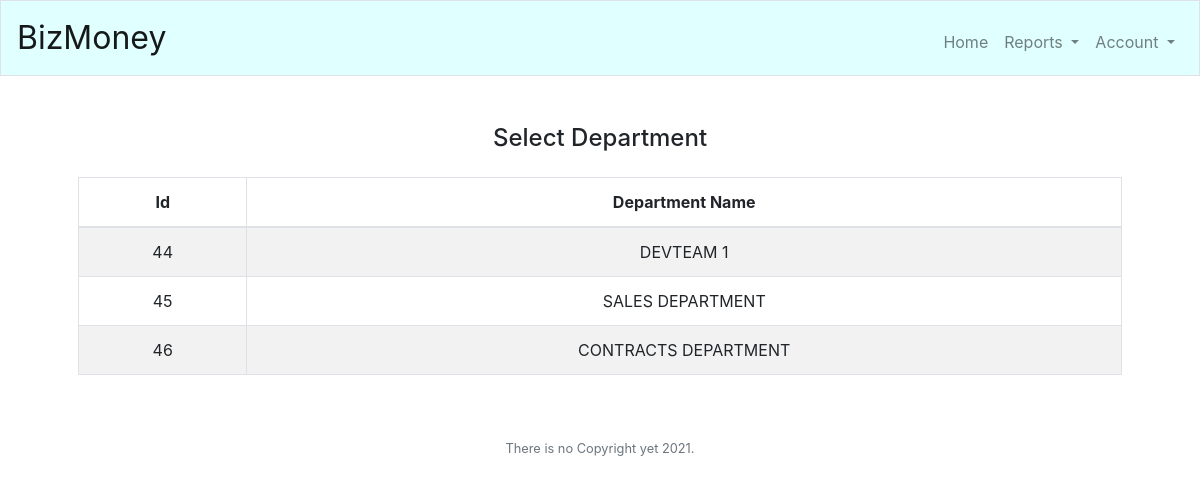
/select-department (signed in), run on the app's committed database.
### tables this page shows
CREATE TABLE "departments" ('id' integer PRIMARY KEY AUTOINCREMENT NOT NULL, 'name' varchar(25) NOT NULL, 'owner_user_id' integer, 'balance' double precision DEFAULT 0);

### application.py (the view)
@app.route("/select-department", methods=["GET", "POST"])
@login_required
def httpSelectDepartment():
    if not (request.args.get("departmentId") is None):
        try:
            departmentId = int(request.args.get("departmentId"))
            departmentName = ""
            departmentBalance = 0.0
            ret = db.execute("SELECT * FROM departments WHERE owner_user_id = ? and id = ?",
                     session["user_id"], departmentId)
            for item in ret:
                departmentName = item["name"]
                departmentBalance = item["balance"]
            session["department_id"] = departmentId
            session["department_name"] = departmentName
            session["department_balance"] = departmentBalance
            loadDepartments()
            return redirect("/")
        except ValueError:
            session["department_id"] = None
            session["department_name"] = None
            session["department_balance"] = None
    else:
        session["department_id"] = None
        session["department_name"] = None
        session["department_balance"] = None
    myDepartments = []
    userTotal = 0
    ret = db.execute("SELECT * FROM departments WHERE owner_user_id = ?",
                     session["user_id"])
    for item in ret:
        myDepartments.append(Department(item["id"], item["name"], item["owner_user_id"], usd(item["balance"])))
        userTotal += item["balance"]
    session["my_departments"] = myDepartments
    session["my_departments_total"] = userTotal
    return render_template("select-department.html", myDepartments=myDepartments, userTotal=usd(userTotal))

### application.py (called while the page is built)
@app.after_request
def after_request(response):
    response.headers["Cache-Control"] = "no-cache, no-store, must-revalidate"
    response.headers["Expires"] = 0
    response.headers["Pragma"] = "no-cache"
    return response

### helpers.py (called while the page is built)
def login_required(f):
    @wraps(f)
    def decorated_function(*args, **kwargs):
        if session.get("user_id") is None:
            return redirect("/login")
        return f(*args, **kwargs)
    return decorated_function

def usd(value):
    return f"${value:,.2f}"

### templates/select-department.html (shortened to what this page needs)
{% extends "layout.html" %}
{% block main %}
    <div class="row mb-3">
        <div class="col-md-12">
            <h4>Select Department</h4>
        </div>
    </div>
    <div class="row">
        <div class="col-md-12">
            <table class="table table-bordered table-condensed table-striped table-hover">
                <thead>
                    <tr>
                        <th style="width:auto;">Id</th>
                        <th style="">Department Name</th>
                    </tr>
                </thead>
                <tbody>
                    {% if myDepartments %}
                        {% for item in myDepartments %}
                            <tr class="table-row" data-href="/select-department?departmentId={{item.id}}">
                                <td>{{item.id}}</td>
                                <td>{{item.name}}</td>
                            </tr>
                        {% endfor %}
                    {% else %}
                            <tr>
                                <td colspan=3>You don´t have any department. <a class="" role="button" href="/departments">click here</a> to add a new department</td>
                            </tr>
                    {% endif %}
                </tbody>
            </table>
        </div>
    </div>
{% endblock %}

### static/styles.css (style rules this page uses)
.table-row { cursor:pointer; }

### data on the page
departments: id "44", name "DEVTEAM 1"
departments: id "45", name "SALES DEPARTMENT"
departments: id "46", name "CONTRACTS DEPARTMENT"
